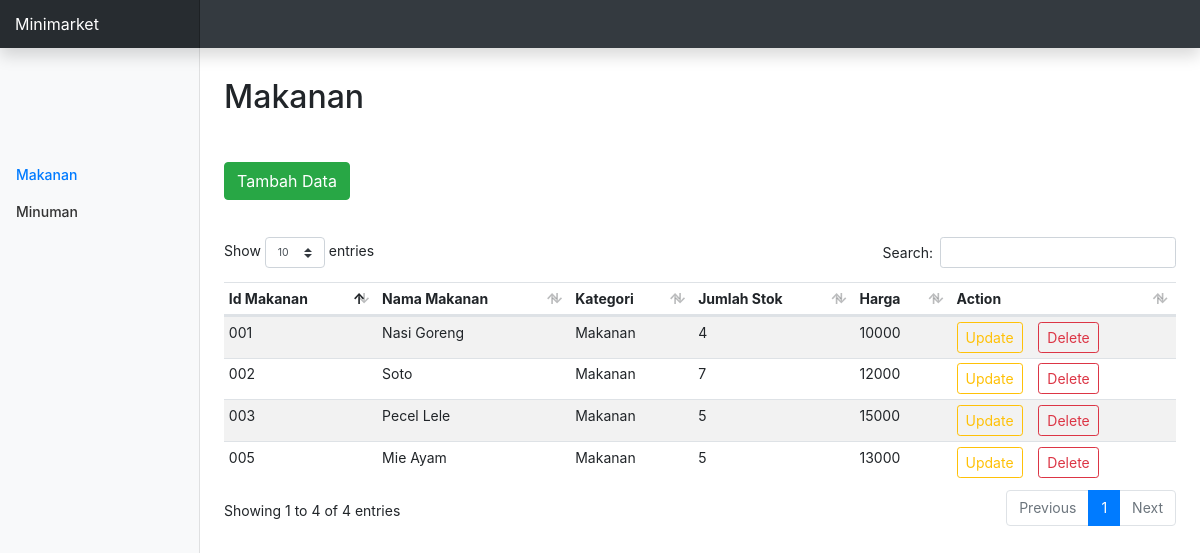
The page / on the database its author committed.
### tables this page shows
CREATE TABLE `makanan` (
  `idbarang` varchar(20) NOT NULL,
  `namabarang` varchar(100) DEFAULT NULL,
  `kategori` varchar(100) DEFAULT NULL,
  `jumlahstok` char(1) DEFAULT NULL,
  `harga` varchar(200) DEFAULT NULL
);

### conn.php (called while the page is built, shortened)
<?php
function connection() {
   $dbServer = 'localhost';
   $dbUser = 'root';
   $dbPass = '';
   $dbName = "minimarket";
   $conn = mysqli_connect($dbServer, $dbUser, $dbPass);
   mysqli_select_db($conn,$dbName);
   return $conn;
}

### index.php (the view, shortened to what this page needs)
<?php
  include ('conn.php');
?>
<!DOCTYPE html>
<html>
  <head>
    <link href="assets/css/bootstrap.min.css" rel="stylesheet">
    <link href="assets/css/dashboard.css" rel="stylesheet">
    <link rel="stylesheet" href="assets/DataTables/css/dataTables.bootstrap4.min.css">
  </head>
  <body>
    <nav class="navbar navbar-dark fixed-top bg-dark flex-md-nowrap p-0 shadow">
      <a class="navbar-brand col-sm-3 col-md-2 mr-0" href="#">Minimarket</a>
    </nav>
    <div class="container-fluid">
      <div class="row">
        <nav class="col-md-2 d-none d-md-block bg-light sidebar">
          <div class="sidebar-sticky">
            <ul class="nav flex-column" style="margin-top:100px;">
               <li class="nav-item">
                <a class="nav-link active" href="<?php echo "index.php"; ?>">Makanan</a>
              </li>
              <li class="nav-item">
                <a class="nav-link" href="<?php echo "dataminuman.php"; ?>">Minuman</a>
              </li>
            </ul>
          </div>
        </nav>
        <main role="main" class="col-md-9 ml-sm-auto col-lg-10 px-4">
          <h2 style="margin: 30px 0 30px 0;">Makanan</h2>
          <a class="btn btn-success mt-3 mb-3" href="form.php"><i class="fas fa-plus-circle"></i> Tambah Data</a><br><br>
          <div class="table-responsive">
            <table class="table table-striped table-sm" id="datatables">
              <thead>
                <tr>
                  <th>Id Makanan</th>
                  <th>Nama Makanan</th>
                  <th>Kategori</th>
                  <th>Jumlah Stok</th>
                  <th>Harga</th>
                  <th>Action</th>
                </tr>
              </thead>
              <tbody>
                <?php
                  $query = "SELECT * FROM makanan";
                  $result = mysqli_query(connection(),$query);
                 ?>
                 <?php while($data = mysqli_fetch_array($result)): ?>
                  <tr>
                    <td><?php echo $data['idbarang'];  ?></td>
                    <td><?php echo $data['namabarang'];  ?></td>
                    <td><?php echo $data['kategori'];  ?></td>
                    <td><?php echo $data['jumlahstok'];  ?></td>
                    <td><?php echo $data['harga'];  ?></td>
                    <td>
                      <a href="<?php echo "update.php?idbarang=".$data['idbarang']; ?>" class="btn btn-outline-warning btn-sm"> Update</a>
                      <a href="<?php echo "deletemakanan.php?idbarang=".$data['idbarang']; ?>" class="btn btn-outline-danger btn-sm"> Delete</a>
                    </td>
                  </tr>
                 <?php endwhile ?>
              </tbody>
            </table>
          </div>
        </main>
      </div>
    </div>
  </body>
</html>

### assets/css/dashboard.css (style rules this page uses)
body { font-size: .875rem; }
.sidebar { position: fixed; top: 0; bottom: 0; left: 0; z-index: 100; padding: 48px 0 0; box-shadow: inset -1px 0 0 rgba(0, 0, 0, .1); }
.sidebar-sticky { position: relative; top: 0; height: calc(100vh - 48px); padding-top: .5rem; overflow-x: hidden; overflow-y: auto; }
.sidebar .nav-link { font-weight: 500; color: #333; }
.sidebar .nav-link.active { color: #007bff; }
[role="main"] { padding-top: 48px; }
.navbar-brand { padding-top: .75rem; padding-bottom: .75rem; font-size: 1rem; background-color: rgba(0, 0, 0, .25); box-shadow: inset -1px 0 0 rgba(0, 0, 0, .25); }

### rows shown on the page
makanan: idbarang "001", namabarang "Nasi Goreng", kategori "Makanan", jumlahstok "4", harga "10000"
makanan: idbarang "002", namabarang "Soto", kategori "Makanan", jumlahstok "7", harga "12000"
makanan: idbarang "003", namabarang "Pecel Lele", kategori "Makanan", jumlahstok "5", harga "15000"
makanan: idbarang "005", namabarang "Mie Ayam", kategori "Makanan", jumlahstok "5", harga "13000"
